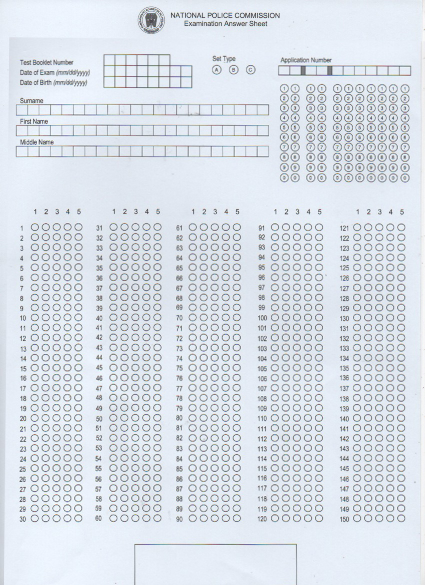
#> input picture data/Blank.jpg, 850 x 1170 px (shown at 1/2 size)
$ python -i form_alignment.py   (imports and definitions only)
#> lines starting #> are read from the running program, lines starting #| are printed output that depends on the picture; after the words box and inside, x2 and y2 are one past the last pixel; in counts of white or black regions, pixels touching at a corner belong together
### src/utils/image_utils.py
"""
Utility functions for image processing
"""
import cv2
import numpy as np
import imutils
from skimage import exposure
from typing import Tuple, List, Dict, Any, Optional


# [28 lines left out: functions load_image, resize_image, not called in this run]


def enhance_contrast(image: np.ndarray) -> np.ndarray:
    """
    Enhance image contrast using adaptive histogram equalization

    Args:
        image: Input image

    Returns:
        Contrast-enhanced image
    """
    # Convert to grayscale if needed
    if len(image.shape) == 3:
        gray = cv2.cvtColor(image, cv2.COLOR_BGR2GRAY)
    else:
        gray = image.copy()

    # Apply CLAHE (Contrast Limited Adaptive Histogram Equalization)
    clahe = cv2.createCLAHE(clipLimit=2.0, tileGridSize=(8, 8))
    enhanced = clahe.apply(gray)

    return enhanced


def apply_threshold(image: np.ndarray, method: str = 'adaptive') -> np.ndarray:
    """
    Apply thresholding to an image

    Args:
        image: Input image
        method: Thresholding method ('otsu', 'adaptive', 'binary')

    Returns:
        Thresholded image
    """
    # Convert to grayscale if needed
    if len(image.shape) == 3:
        gray = cv2.cvtColor(image, cv2.COLOR_BGR2GRAY)
    else:
        gray = image.copy()

    if method == 'otsu':
        # Otsu's thresholding
        _, thresh = cv2.threshold(gray, 0, 255, cv2.THRESH_BINARY_INV + cv2.THRESH_OTSU)
    elif method == 'adaptive':
        # Adaptive thresholding
        thresh = cv2.adaptiveThreshold(gray, 255, cv2.ADAPTIVE_THRESH_GAUSSIAN_C,
                                       cv2.THRESH_BINARY_INV, 11, 2)
    else:  # binary
        # Simple binary thresholding
        _, thresh = cv2.threshold(gray, 127, 255, cv2.THRESH_BINARY_INV)

    return thresh


# [188 lines left out: functions find_contours, detect_filled_bubbles, draw_contours, remove_grid_lines, get_roi, perspective_transform and 2 more, not called in this run]

### src/preprocessing/form_alignment.py
"""
Form alignment module for OMR processing

Implements steps #1 and #2 of the core processing sequence:
1. Get the Main Mark (#1) - Establish the anchor point with 3 lines for alignment
2. Auto Canvas (#2) - Capture canvas size and ensure proper orientation
"""
import cv2
import numpy as np
import imutils
from typing import Dict, Tuple, List, Optional

from ..utils.image_utils import (
    enhance_contrast,
    apply_threshold,
    find_contours,
    perspective_transform
)

def detect_main_mark(image: np.ndarray) -> Optional[np.ndarray]:
    """
    Detect the main mark (anchor point with 3 lines) in the form

    Args:
        image: Input image

    Returns:
        Numpy array of the main mark coordinates or None if not found
    """
    # Convert to grayscale if needed
    if len(image.shape) == 3:
        gray = cv2.cvtColor(image, cv2.COLOR_BGR2GRAY)
    else:
        gray = image.copy()

    # Enhance contrast and apply threshold
    enhanced = enhance_contrast(gray)
    thresh = apply_threshold(enhanced, method='adaptive')

    # Find contours
    contours = cv2.findContours(thresh, cv2.RETR_LIST, cv2.CHAIN_APPROX_SIMPLE)
    contours = imutils.grab_contours(contours)

    # Sort contours by area (largest first)
    contours = sorted(contours, key=cv2.contourArea, reverse=True)

    # Check the top contours to find the main mark with 3 lines
    for contour in contours[:50]:  # Check top 50 contours
        # Approximate the contour
        peri = cv2.arcLength(contour, True)
        approx = cv2.approxPolyDP(contour, 0.02 * peri, True)

        # Check if it has the right number of vertices
        # This is a simplified check - in a real implementation,
        # we'd need more sophisticated detection based on the exact form layout
        if len(approx) == 4:  # Assuming the main mark is rectangular
            # Additional checks can be added here to verify this is the correct mark
            # For now, we'll return the first good candidate
            return approx

    # If no suitable contour found
    return None


def align_form(image: np.ndarray, main_mark: np.ndarray) -> Dict[str, any]:
    """
    Align the form based on the detected main mark

    Args:
        image: Input image
        main_mark: Coordinates of the main mark

    Returns:
        Dict containing:
            - aligned_image: The aligned image
            - transform_matrix: The transformation matrix used
    """
    # Extract the corners of the main mark
    if main_mark is None:
        raise ValueError("Main mark not detected. Cannot align form.")

    # Get image dimensions
    height, width = image.shape[:2]

    # Convert main_mark to the right format if needed
    if len(main_mark) == 4:
        # Assuming it's a rectangle with 4 corners
        marker_points = np.array([p[0] for p in main_mark], dtype=np.float32)
    else:
        marker_points = main_mark.astype(np.float32)

    # Define target points (where the corners should be in the aligned image)
    # This depends on the specific form layout
    target_points = np.array([
        [width * 0.1, height * 0.1],  # Top-left
        [width * 0.9, height * 0.1],  # Top-right
        [width * 0.9, height * 0.9],  # Bottom-right
        [width * 0.1, height * 0.9]   # Bottom-left
    ], dtype=np.float32)

    # Make sure points are in the correct order (top-left, top-right, bottom-right, bottom-left)
    # This is a simplified approach - real implementation would need proper ordering
    # based on the specific form layout
    marker_points = order_points(marker_points)

    # Get the perspective transform matrix
    matrix = cv2.getPerspectiveTransform(marker_points, target_points)

    # Apply the perspective transformation
    aligned = cv2.warpPerspective(image, matrix, (width, height))

    return {
        "aligned_image": aligned,
        "transform_matrix": matrix
    }


def order_points(pts: np.ndarray) -> np.ndarray:
    """
    Order points in top-left, top-right, bottom-right, bottom-left order

    Args:
        pts: Input points

    Returns:
        Ordered points
    """
    # Initialize a list of coordinates that will be ordered
    rect = np.zeros((4, 2), dtype="float32")

    # The top-left point will have the smallest sum, whereas
    # the bottom-right point will have the largest sum
    s = pts.sum(axis=1)
    rect[0] = pts[np.argmin(s)]
    rect[2] = pts[np.argmax(s)]

    # Now, compute the difference between the points, the
    # top-right point will have the smallest difference,
    # whereas the bottom-left will have the largest difference
    diff = np.diff(pts, axis=1)
    rect[1] = pts[np.argmin(diff)]
    rect[3] = pts[np.argmax(diff)]

    # Return the ordered coordinates
    return rect


def process_form_alignment(image: np.ndarray) -> Dict[str, any]:
    """
    Process form alignment following steps #1 and #2

    Args:
        image: Input image

    Returns:
        Dict containing:
            - aligned_image: The aligned image
            - main_mark: The detected main mark
            - transform_matrix: The transformation matrix used
    """
    # 1. Get the main mark (#1)
    main_mark = detect_main_mark(image)

    if main_mark is None:
        raise ValueError("Main mark not detected. Cannot proceed with processing.")

    # 2. Auto canvas (#2)
    alignment_result = align_form(image, main_mark)

    return {
        "aligned_image": alignment_result["aligned_image"],
        "main_mark": main_mark,
        "transform_matrix": alignment_result["transform_matrix"]
    }

>>> import cv2
>>> picture = cv2.imread('../../data/Blank.jpg')
#> picture is the input picture: shape (1170, 850, 3); mean B, G, R 231.9, 223.6, 217
>>> result = process_form_alignment(picture)
#> in enhance_contrast, `enhanced = clahe.apply(gray)`:
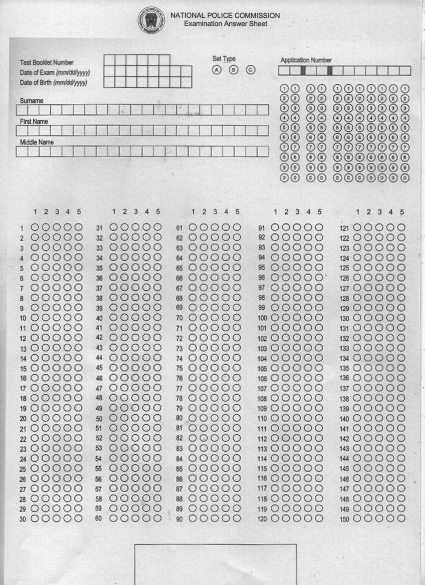
#> enhanced: shape (1170, 850) (shown at 1/2 size); min 23, max 255, mean 207.1
#> in apply_threshold, `thresh = cv2.adaptiveThreshold(gray, 255, cv2.ADAPTIVE_THRESH_GAUSSIAN..`:
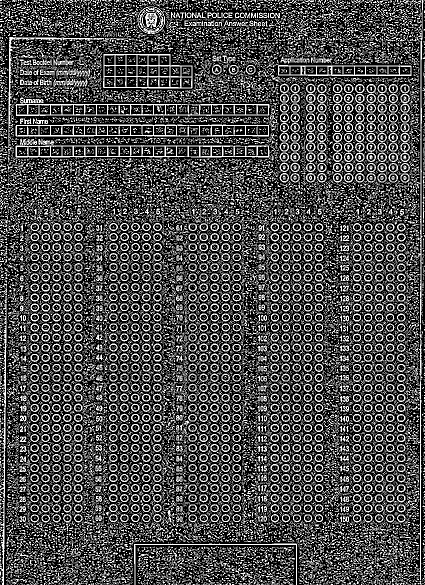
#> thresh: shape (1170, 850) (shown at 1/2 size); 30% white in thin lines or dots
#> in detect_main_mark, `contours = cv2.findContours(thresh, cv2.RETR_LIST, cv2.CHAIN_APPROX_SI..`: contours = 26321 contours, 23804 with area under 20; largest, box (x1, y1, x2, y2) and area: (31, 290, 539, 315) 11317, (31, 249, 538, 273) 11221, (31, 207, 539, 233) 11158, (206, 108, 385, 177) 10976, (556, 130, 823, 152) 5275
#> the loop in detect_main_mark, `for contour in contours[:50]:` made 5 passes
#> (peri, approx) on passes 1, 2, 3, 5: (1080, [[31, 292], [32, 314], [538, 312]]), (1072.2, [[31, 252], [537, 272], [537, 250]]), (1069.3, [[31, 210], [538, 229]]), (575, [[556, 131], [556, 150], [822, 151], [821, 131]])
#> peri on pass 4: 491.6
#> in process_form_alignment, `main_mark = detect_main_mark(image)`: main_mark = [[556, 131], [556, 150], [822, 151], [821, 131]]
#> in order_points, `s = pts.sum(axis=1)`: s = [687, 706, 973, 952]
#> in order_points, `diff = np.diff(pts, axis=1)`: diff = [-425, -406, -671, -690]
#> in align_form, `marker_points = order_points(marker_points)`: marker_points = [[556, 131], [821, 131], [822, 151], [556, 150]]
#> in align_form, `matrix = cv2.getPerspectiveTransform(marker_points, target_points)`: matrix = [[3.14, 0.0185, -1650.3], [0.0268, 57.16, -7368.1], [0.000229, 0.000218, 1]]
#> in align_form, `aligned = cv2.warpPerspective(image, matrix, (width, height))`:
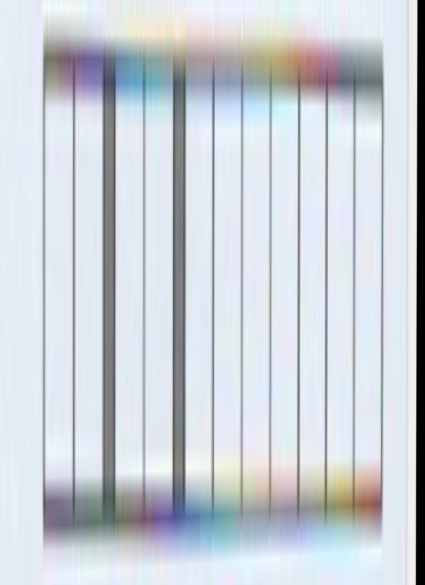
#> aligned: shape (1170, 850, 3) (shown at 1/2 size); mean B, G, R 215.8, 208.4, 202.5
#> in process_form_alignment, `alignment_result = align_form(image, main_mark)`: alignment_result = 2 items
#> result = 3 items
